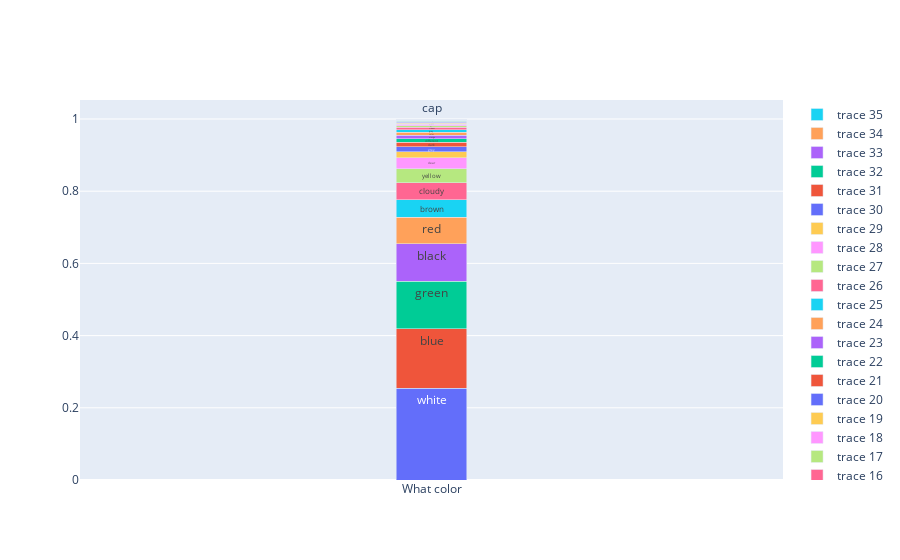

Notebook code cell kept with this figure:
### Code cell
draw_qa_bar('What color')

### Figure 1 — Plotly figure (JSON) as saved in the notebook; plotly's stock layout.template omitted (floating-point values rounded to 4 significant figures)
{"data": [{"text": "white", "textposition": "auto", "type": "bar", "width": 0.1, "x": ["What color"], "y": [0.2539]}, {"text": "blue", "textposition": "auto", "type": "bar", "width": 0.1, "x": ["What color"], "y": [0.1655]}, {"text": "green", "textposition": "auto", "type": "bar", "width": 0.1, "x": ["What color"], "y": [0.1308]}, {"text": "black", "textposition": "auto", "type": "bar", "width": 0.1, "x": ["What color"], "y": [0.105]}, {"text": "red", "textposition": "auto", "type": "bar", "width": 0.1, "x": ["What color"], "y": [0.07261]}, {"text": "brown", "textposition": "auto", "type": "bar", "width": 0.1, "x": ["What color"], "y": [0.04841]}, {"text": "cloudy", "textposition": "auto", "type": "bar", "width": 0.1, "x": ["What color"], "y": [0.04736]}, {"text": "yellow", "textposition": "auto", "type": "bar", "width": 0.1, "x": ["What color"], "y": [0.0392]}, {"text": "clear", "textposition": "auto", "type": "bar", "width": 0.1, "x": ["What color"], "y": [0.02999]}, {"text": "pink", "textposition": "auto", "type": "bar", "width": 0.1, "x": ["What color"], "y": [0.01684]}, {"text": "grey", "textposition": "auto", "type": "bar", "width": 0.1, "x": ["What color"], "y": [0.01342]}, {"text": "dark", "textposition": "auto", "type": "bar", "width": 0.1, "x": ["What color"], "y": [0.0121]}, {"text": "different", "textposition": "auto", "type": "bar", "width": 0.1, "x": ["What color"], "y": [0.009997]}, {"text": "orange", "textposition": "auto", "type": "bar", "width": 0.1, "x": ["What color"], "y": [0.009471]}, {"text": "color", "textposition": "auto", "type": "bar", "width": 0.1, "x": ["What color"], "y": [0.008156]}, {"text": "gray", "textposition": "auto", "type": "bar", "width": 0.1, "x": ["What color"], "y": [0.007893]}, {"text": "cream", "textposition": "auto", "type": "bar", "width": 0.1, "x": ["What color"], "y": [0.006314]}, {"text": "sky", "textposition": "auto", "type": "bar", "width": 0.1, "x": ["What color"], "y": [0.004999]}, {"text": "maroon", "textposition": "auto", "type": "bar", "width": 0.1, "x": ["What color"], "y": [0.003946]}, {"text": "dress", "textposition": "auto", "type": "bar", "width": 0.1, "x": ["What color"], "y": [0.002631]}, {"text": "silver", "textposition": "auto", "type": "bar", "width": 0.1, "x": ["What color"], "y": [0.002105]}, {"text": "blurry", "textposition": "auto", "type": "bar", "width": 0.1, "x": ["What color"], "y": [0.001842]}, {"text": "colorful", "textposition": "auto", "type": "bar", "width": 0.1, "x": ["What color"], "y": [0.001315]}, {"text": "flower", "textposition": "auto", "type": "bar", "width": 0.1, "x": ["What color"], "y": [0.001052]}, {"text": "blur", "textposition": "auto", "type": "bar", "width": 0.1, "x": ["What color"], "y": [0.0007893]}, {"text": "snow", "textposition": "auto", "type": "bar", "width": 0.1, "x": ["What color"], "y": [0.0007893]}, {"text": "wooden", "textposition": "auto", "type": "bar", "width": 0.1, "x": ["What color"], "y": [0.0007893]}, {"text": "light", "textposition": "auto", "type": "bar", "width": 0.1, "x": ["What color"], "y": [0.0005262]}, {"text": "tree", "textposition": "auto", "type": "bar", "width": 0.1, "x": ["What color"], "y": [0.0005262]}, {"text": "flag", "textposition": "auto", "type": "bar", "width": 0.1, "x": ["What color"], "y": [0.0002631]}, {"text": "pant", "textposition": "auto", "type": "bar", "width": 0.1, "x": ["What color"], "y": [0.0002631]}, {"text": "sheet", "textposition": "auto", "type": "bar", "width": 0.1, "x": ["What color"], "y": [0.0002631]}, {"text": "flush", "textposition": "auto", "type": "bar", "width": 0.1, "x": ["What color"], "y": [0.0002631]}, {"text": "curtain", "textposition": "auto", "type": "bar", "width": 0.1, "x": ["What color"], "y": [0.0002631]}, {"text": "paint", "textposition": "auto", "type": "bar", "width": 0.1, "x": ["What color"], "y": [0.0002631]}, {"text": "cap", "textposition": "auto", "type": "bar", "width": 0.1, "x": ["What color"], "y": [0.0002631]}], "layout": {"barmode": "stack"}}
